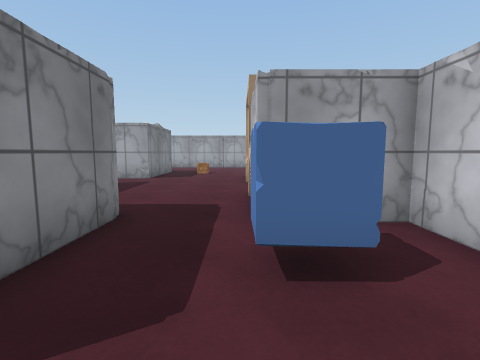
view 1 (above)

24 first-person views from a walk through a scene from a Unity 3-D project. The camera is 1.24 m above the floor, tilts 6° down and sees 85° across. The floor is counted in squares, 1.16 m on a side. Each view is taken from the middle of a square. On the plan, view 1 faces up. The plan holds only what a view shows up to about 11 squares ahead; the rest is blank. The place goes on beyond the plan. The player character is not drawn. Some surface patterns are stand-ins.

view 2
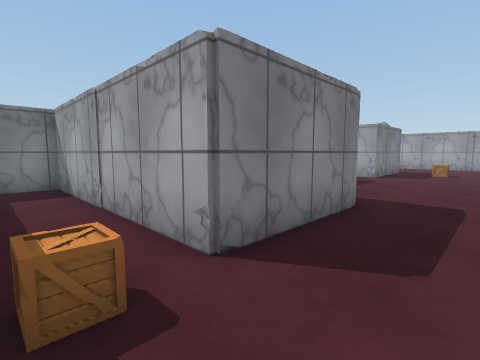

view 3
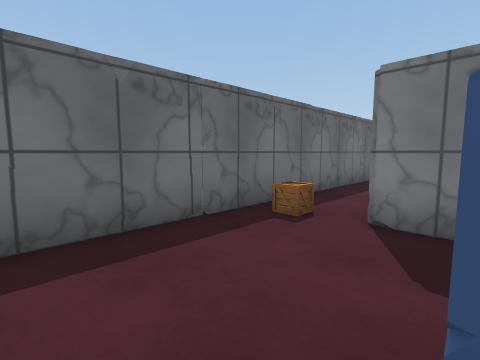

view 4
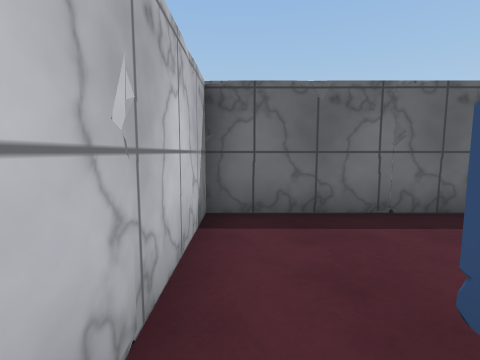

view 5
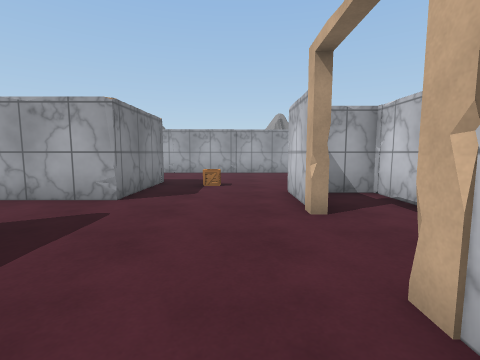

view 6
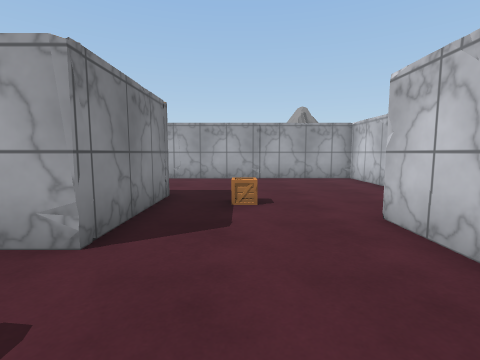

view 7
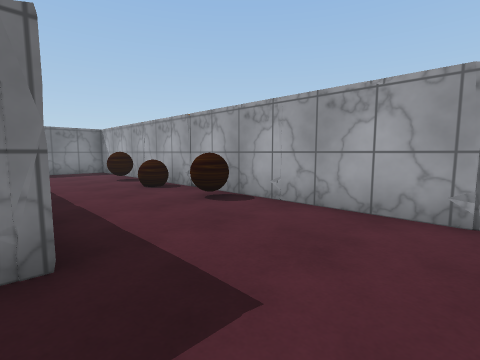

view 8
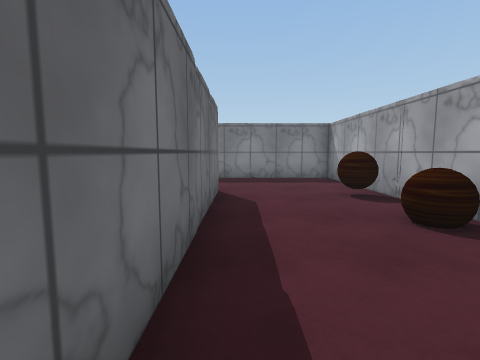

view 9
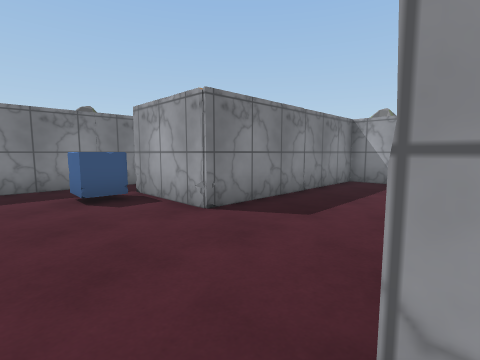

view 10
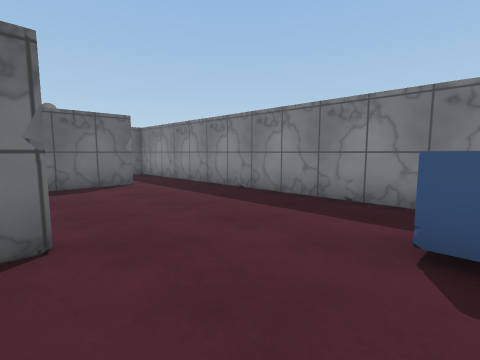

view 11
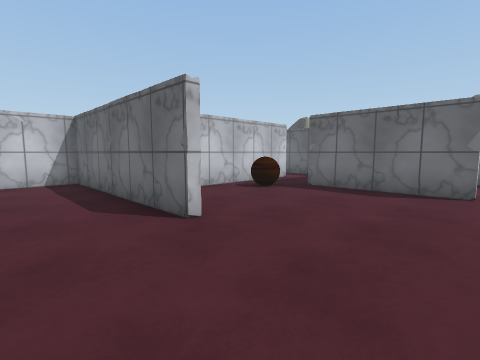

view 12
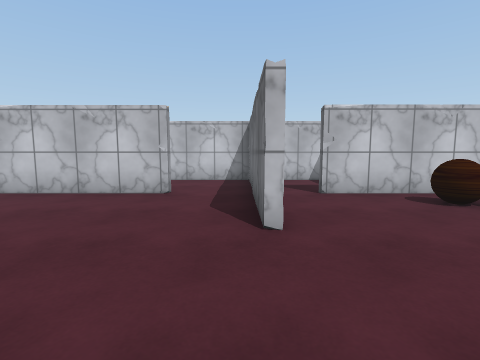

view 13
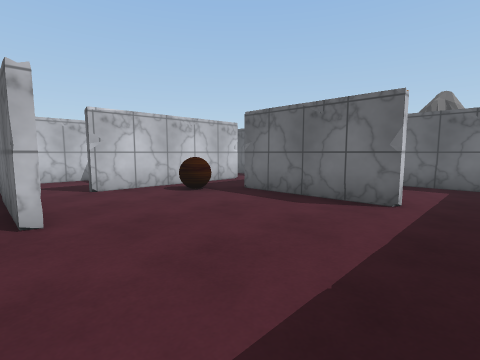

view 14
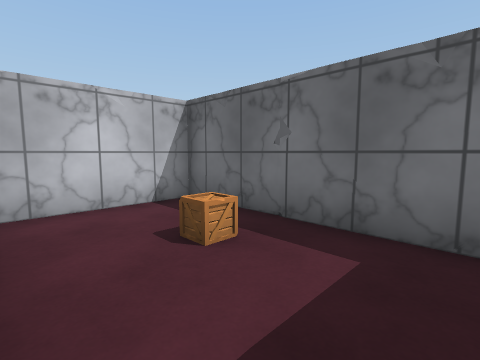

view 15
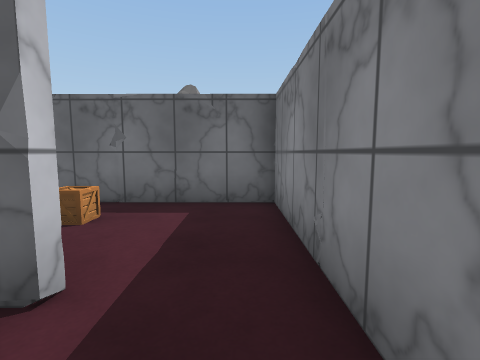

view 16
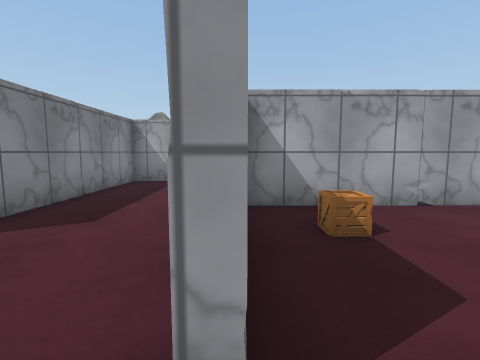

view 17
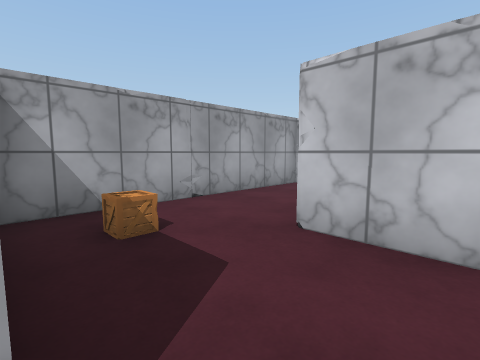

view 18
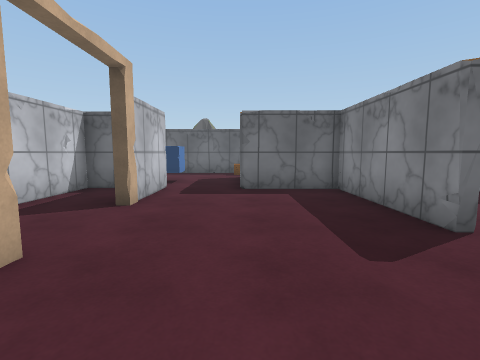

view 19
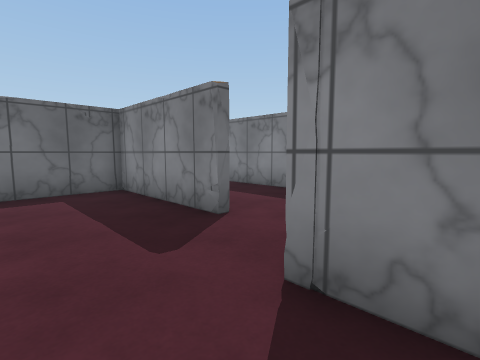

view 20
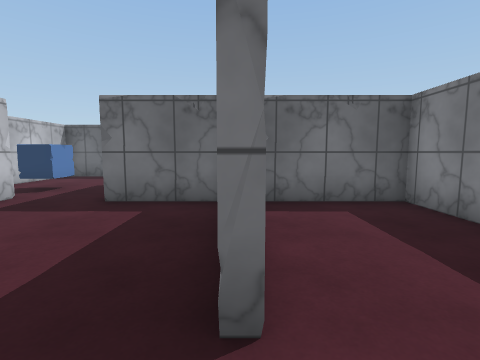

view 21
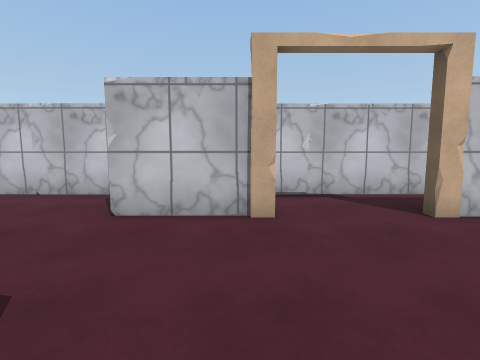

view 22
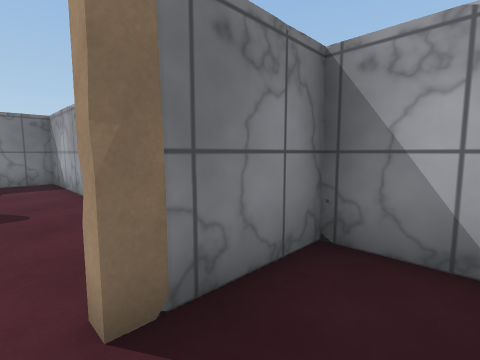

view 23
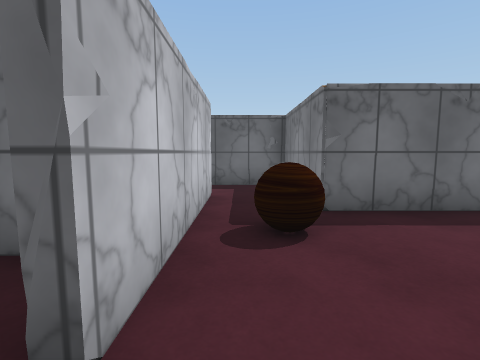

view 24
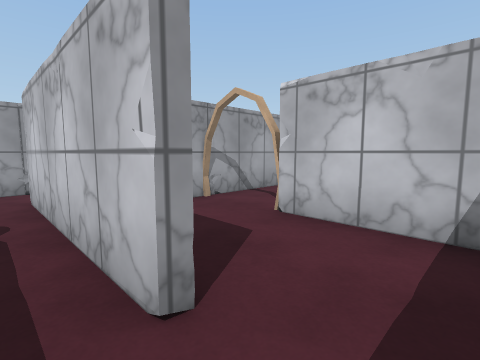

### Floor plan
Points are (right, up) in squares from view 1. A wall is a line through its corners. A room is listed if a view was taken in it or the views show most of it. See-through windows are left out.
Room 1 (views 1, 2, 3, 4)
walls: (-2, 4.4) (-2, 0.6) (-8.9, 0.6) (-8.9, -0.8); (-8.6, -1.5) (2.6, -1.5) (2.6, 3.9) (2.1, 3.9)
ways out: opening at (-0.5, 4) to room 2
objects: crate (-2, -1); other object (1, 2)
Room 2 (views 5, 6, 7, 8, 9, 10, 11, 12, 13, 14, 15, 16, 17, 18, 19, 20, 21, 22, 23)
walls: (-12.3, 9.7) (-12.3, 14.4) (-5.5, 14.4); (-12, 7.4) (-12.7, 7.4); (-15.5, 7.7) (-11.5, 7.7); (-8.8, 4.9) (-8.8, 6.6); (-4.9, 8.6) (-4.9, 4.4) (-2, 4.4); (-12.3, 0.4) (-12.3, 6); (-20.7, 11.5) (-20.7, 1.5); (-18.8, 2.3) (-14.5, 2.3) (-14.5, 0.4); (-3.8, 14.5) (-3.8, 10.8) (-5.5, 10.8); (0.3, 3.9) (0.3, 6.8) (0.6, 6.8); (1.6, 4.2) (2.6, 4.2) (2.6, 11.9) (0.5, 11.9) (0.5, 9.4) (0.3, 9.4) (0.3, 12.2); (2.6, 13.3) (2.6, 18.7) (-15.9, 18.7) (-15.9, 11.9) (-19, 11.9)
ways out: opening at (-0.5, 4) to room 1; opening at (-13, 1.5) to room 3; opening at (-5, 9.5) to room 4; opening at (-19.5, 2) to room 5; opening at (-12, 9) to room 7; opening at (-20, 11)
objects: other object (-18, 11); ball (-14, 4); ball (-11, 18); ball (-9, 18); ball (-6, 18); crate (-2, 14)
Room 3 (view 24)
walls: (-14.5, 0.4) (-14.5, -1.5) (-12, -1.5)
ways out: opening at (-13, 1.5) to room 2; opening at (-12, -0.5)
Room 4 (no view inside)
walls: (-8.6, 7.5) (-8.6, 4.4) (-5.5, 4.4); (-5.5, 10.8) (-8.6, 10.8) (-8.6, 9.4)
ways out: opening at (-5, 9.5) to room 2
Room 5 (no view inside)
walls: (-20.7, 1.5) (-20.7, -1.5) (-14.7, -1.5) (-14.7, 1.9)
ways out: opening at (-19.5, 2) to room 2
objects: crate (-17, 0)
Room 6 (no view inside)
walls: (-8.8, 9.4) (-8.8, 11.1); (-4, 14.1) (-11.9, 14.1)
ways out: opening at (-10.5, 10.5) to room 7
objects: crate (-11, 13)
Room 7 (no view inside)
walls: (-11.5, 7.7) (-8.8, 7.7) (-8.8, 9.4)
ways out: opening at (-12, 9) to room 2; opening at (-10.5, 10.5) to room 6

Positions as (right, up) in squares from view 1, and headings:
1: (0, 0), facing up
2: (0, -1), facing up-left
3: (2, 2), facing down-left
4: (2, 3), facing down
5: (-1, 5), facing up
6: (-2, 8), facing up
7: (-1, 14), facing up-left
8: (-5, 15), facing left
9: (-12, 9), facing up-left
10: (-15, 11), facing down-left
11: (-19, 10), facing down-right
12: (-19, 8), facing right
13: (-20, 8), facing down-right
14: (-20, 2), facing down-right
15: (-20, 4), facing down
16: (-12, 9), facing up
17: (-12, 9), facing up-right
18: (-2, 12), facing down
19: (-2, 12), facing down-left
20: (-5, 10), facing down
21: (-4, 10), facing right
22: (2, 9), facing up-left
23: (-13, 7), facing down
24: (-13, -1), facing up-right
